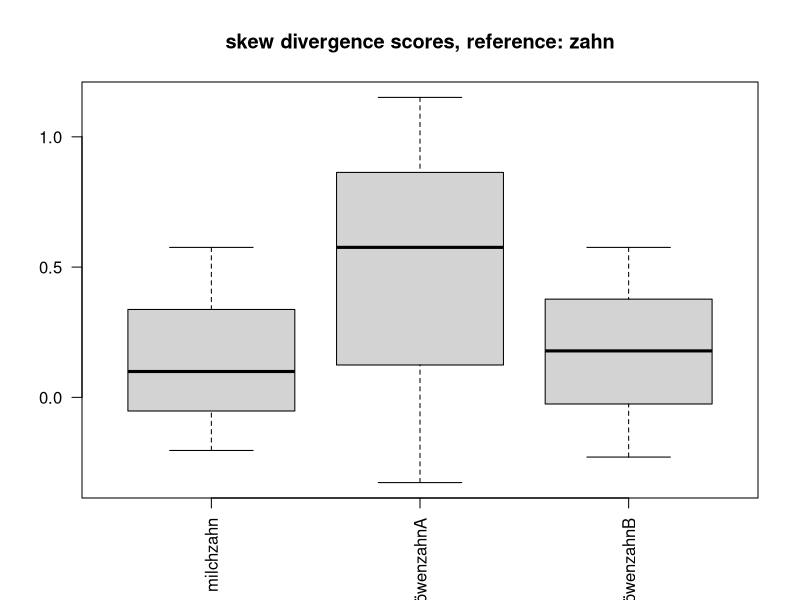

Write R code to recreate this figure.
# 20260508(20.05)
# 16197.lx-tech.zinsmeister
###########################

## ----skew

# computing skew divergence score for noun-noun compound vectors
# Q: zinsmeister(2013)


# D(p||q) = Sig^i p^i x log(p^i/q^i)
l1<-c(0.6,0.4,0) # milchzahn
l2<-c(0.25,0.5,0.25) # zahn
l3<-c(0,0,1) # löwenzahn
### test: löwenzahn::ziehen=1 occurence instead 0
l4<-c(0,1,2)
l5<-unlist(lapply(l4,function(x){
x/sum(l4)
}))
########################
# l2 is the reference p
# l1,l3 are the target q probabilities which are projected on /smoothed by reference p
#############################################
lx<-list(list(l2,l1),list(l2,l3),list(l2,l5))
#f<-sum(pi*(log(pi/qi)))
w<-0.9
s1<-lapply(lx,function(l){
  print(l)
#  lapply(l,function(p){
 #   cat("p:",p,"\n")
    s<-array()
    for(i in 1:length(l[[1]])){
      p1<-l[[1]][i]
      q1<-l[[2]][i]
      qi<-(w*q1)+((1-w)*p1) # qi smoothed
      cat("qi:",qi,"\n")
      # s[i]<-sum(pi*log((pi/qi)))
      s[i]<-p1*log(p1/qi)
      cat("s:",s[i],"\n")
    }
    spq<-sum(s)
    cat("skew div:",spq,"\n")
  return(s)
})
names(s1)<-c("milchzahn","löwenzahnA","löwenzahnB")
lapply(s1,sum) #chk.
par(las=2)
boxplot(s1,main="skew divergence scores, reference: zahn")
